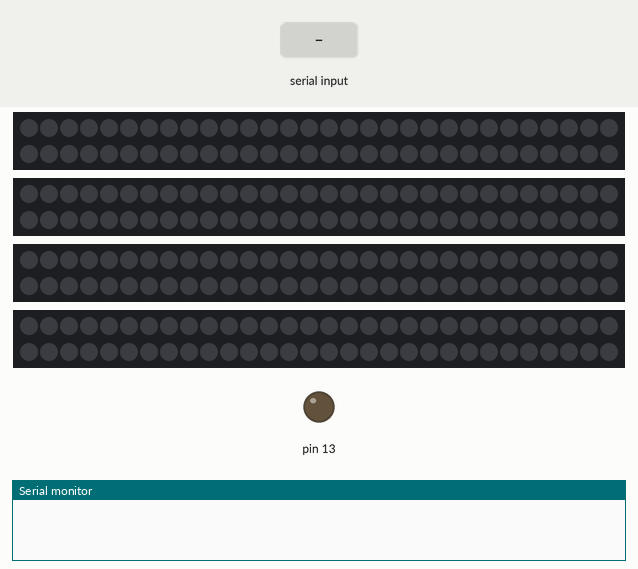
A sketch run on a simulated Arduino Uno, built with avr-gcc and run on an emulated ATmega328P. On the bench: 4 × 60 RGB LEDs in strip order, left to right, continuing on the next row, output pins drawn as LEDs (lit = HIGH), the last lines printed to the serial monitor. The inputs (shaded band) are chosen by the test bench. Dim RGB values are drawn brighter than linear; the strip is taken to match the declared colour order.

Above: at 1.2 s.
1.3 s: "90,45\n" received over Serial
At 2.5 s:
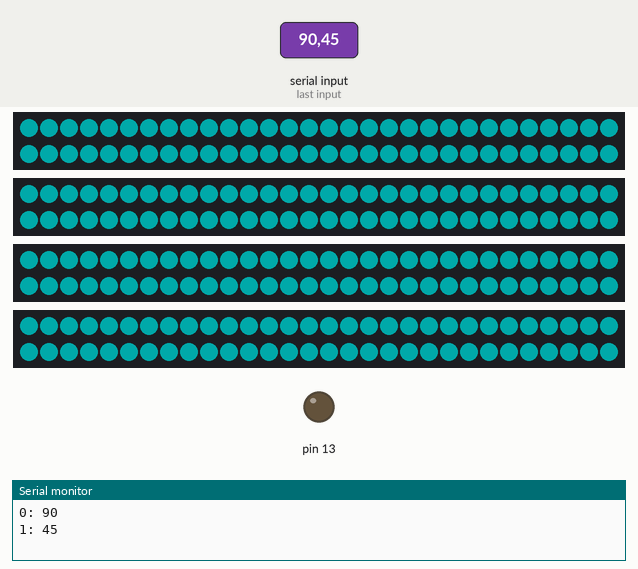
2.8 s: "30,150\n" received over Serial
At 3.8 s:
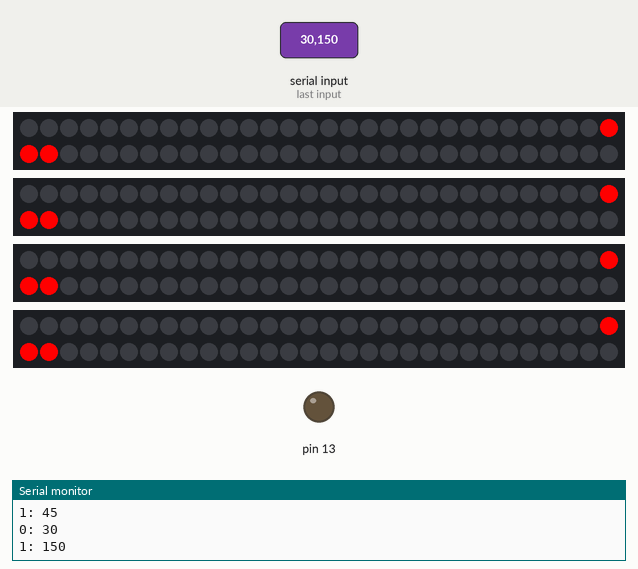
4.3 s: byte 44 (',') received over Serial
5.8 s: ",\n" received over Serial
Timing chart, 0 to 8.3 s (numbered marks = the images above; inputs shaded):
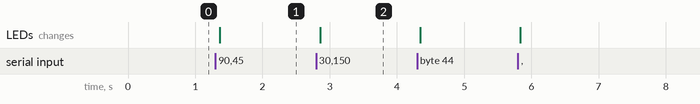

The sketch:

LED.ino
```cpp
#include <Adafruit_NeoPixel.h>

Adafruit_NeoPixel strip0 = Adafruit_NeoPixel(60, 3, NEO_RGB + NEO_KHZ800);
Adafruit_NeoPixel strip1 = Adafruit_NeoPixel(60, 4, NEO_RGB + NEO_KHZ800);
Adafruit_NeoPixel strip2 = Adafruit_NeoPixel(60, 5, NEO_RGB + NEO_KHZ800);
Adafruit_NeoPixel strip3 = Adafruit_NeoPixel(60, 6, NEO_RGB + NEO_KHZ800);

String readString;
int rval;
long st;
int s = 0;
int val[2]={0,0};

void setup() {
  Serial.begin(9600);
  pinMode(13, OUTPUT);
  strip0.begin();
  strip0.show();
  strip1.begin();
  strip1.show();
  strip2.begin();
  strip2.show();
  strip3.begin();
  strip3.show();
}

void loop() {
  int loopNum = 0;

  while (Serial.available()) {
    delay(3);
    char c = Serial.read();

    if (c == ',' | c == '\n') {
      val[loopNum] = readString.toInt();
      readString = "";
      Serial.print(loopNum);
      Serial.print(": ");
      Serial.println(val[loopNum]);
      loopNum += 1;
    } else {
      readString += c;
    }
  }
  if (loopNum == 2) {
    if ((val[0] < 5 || val[0] > 55) & s == 0) {
      st = millis();
      s = 1;
    }
    if (val[0] > 5 & val[0] < 55 & s>0) {
      s = 0;
    }

    if (millis() - st > 1000 & s == 1) {
      s = 2;
    }
  }


  if (s == 2) {
    if (millis() % 1000 < 500) {
      for (int i = 0; i < 60; i++) {
        strip0.setPixelColor(i, strip0.Color(0, 0, 0));
        strip1.setPixelColor(i, strip1.Color(0, 0, 0));
        strip2.setPixelColor(i, strip2.Color(0, 0, 0));
        strip3.setPixelColor(i, strip3.Color(0, 0, 0));
      }
        strip0.setPixelColor(val[0], strip0.Color(0, val[1], val[1]));
        strip1.setPixelColor(val[0], strip1.Color(0, val[1], val[1]));
        strip2.setPixelColor(val[0], strip2.Color(0, val[1], val[1]));
        strip3.setPixelColor(val[0], strip3.Color(0, val[1], val[1]));
    } else {
      for (int i = 0; i < 60; i++) {
        strip0.setPixelColor(i, strip0.Color(0, 0, 0));
        strip1.setPixelColor(i, strip1.Color(0, 0, 0));
        strip2.setPixelColor(i, strip2.Color(0, 0, 0));
        strip3.setPixelColor(i, strip3.Color(0, 0, 0));
      }
    }
    strip0.show();
    strip1.show();
    strip2.show();
    strip3.show();
    delay(15);
  } else {
    for (int i = 0; i < 60; i++) {
      strip0.setPixelColor(i, strip0.Color(0, 0, 0));
      strip1.setPixelColor(i, strip1.Color(0, 0, 0));
      strip2.setPixelColor(i, strip2.Color(0, 0, 0));
      strip3.setPixelColor(i, strip3.Color(0, 0, 0));
    }
    if(val[1]>125 & val[1]!=0){
        strip0.setPixelColor(val[0]-1, strip0.Color(255, 0, 0));
        strip1.setPixelColor(val[0]-1, strip1.Color(255, 0, 0));
        strip2.setPixelColor(val[0]-1, strip2.Color(255, 0, 0));
        strip3.setPixelColor(val[0]-1, strip3.Color(255, 0, 0));
        strip0.setPixelColor(val[0], strip0.Color(255, 0, 0));
        strip1.setPixelColor(val[0], strip1.Color(255, 0, 0));
        strip2.setPixelColor(val[0], strip2.Color(255, 0, 0));
        strip3.setPixelColor(val[0], strip3.Color(255, 0, 0));
        strip0.setPixelColor(val[0]+1, strip0.Color(255, 0, 0));
        strip1.setPixelColor(val[0]+1, strip1.Color(255, 0, 0));
        strip2.setPixelColor(val[0]+1, strip2.Color(255, 0, 0));
        strip3.setPixelColor(val[0]+1, strip3.Color(255, 0, 0));
    }else{
      for (int i = 0; i < 60; i++) {
        strip0.setPixelColor(i, strip0.Color(0, val[1], val[1]));
        strip1.setPixelColor(i, strip1.Color(0, val[1], val[1]));
        strip2.setPixelColor(i, strip2.Color(0, val[1], val[1]));
        strip3.setPixelColor(i, strip3.Color(0, val[1], val[1]));
      }
    }
    strip0.show();
    strip1.show();
    strip2.show();
    strip3.show();
    delay(15);
  }
}
```

Measured:
- after the input at 1.3 s, the LEDs: change after 0.06 s (image 1)
- after the input at 2.8 s, the LEDs: change after 0.06 s (image 2)
